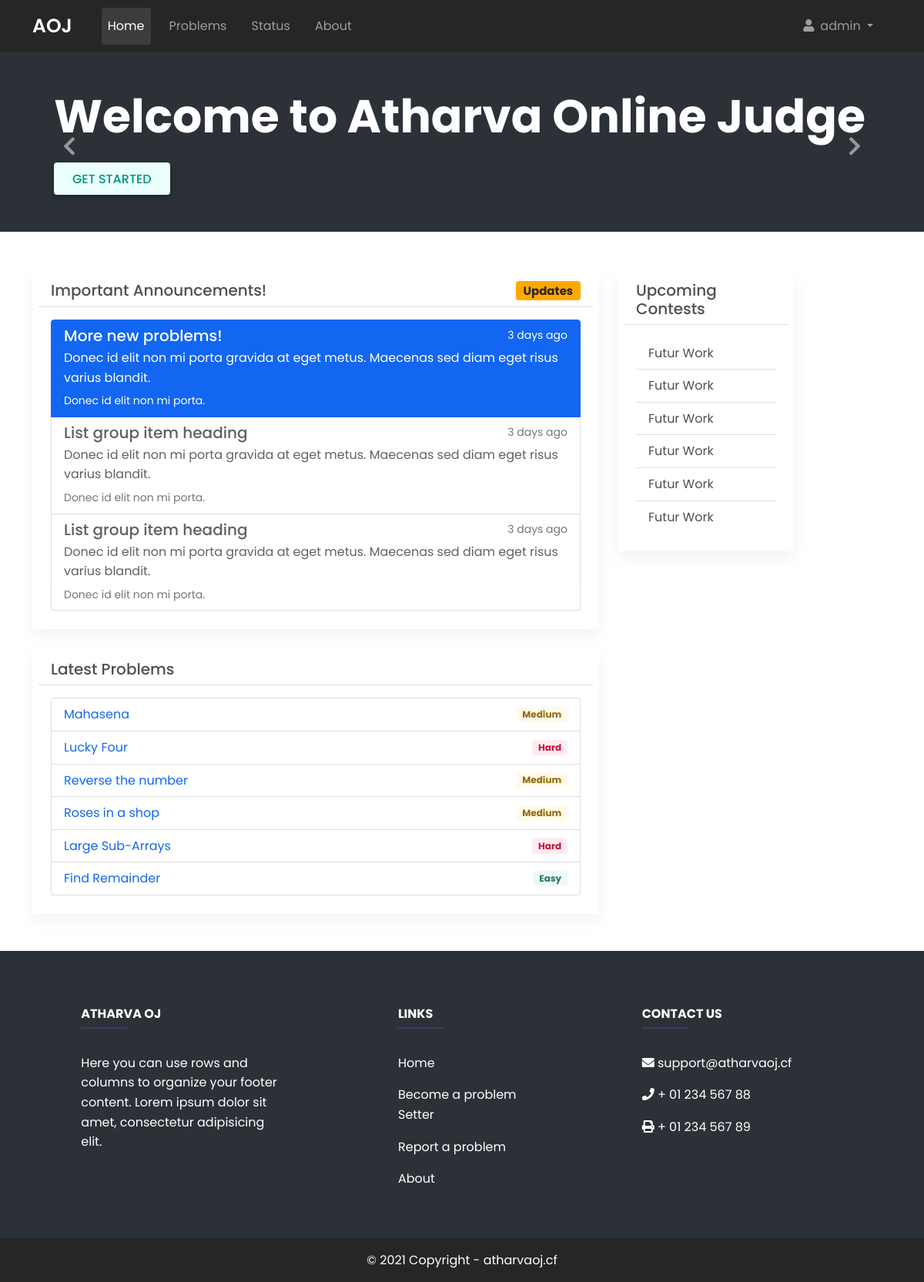
The app's page / (signed in) with its own data.
### judge/models.py (models this page shows, shortened)
class Problems(models.Model):
    title = models.TextField()
    problem_statement = models.TextField()
    input_data = models.TextField()
    output_data = models.TextField()
    test_cases = models.TextField()
    correct_output = models.TextField()
    difficulty = models.IntegerField()
    time_limit = models.IntegerField() #inseconds
    class Meta:
        verbose_name_plural = "Problems"

### judge/views.py (the view)
# urls.py: 2. Add a URL to urlpatterns:  path('', views.home, name='home')
def home(request):
    last5 = Problems.objects.all().order_by('-id')[:6]
    diff = {'1': '<span class="badge bg-success">Easy</span>',
            '2': '<span class="badge bg-warningl">Medium</span>',
            '3': '<span class="badge bg-danger">Hard</span>'
    }
    return render(request, "pages/home.html", {'last5': last5, 'df': diff}, status=200)

### templates/pages/home.html (shortened to what this page needs)
{% extends 'base.html' %}
{% block content %}
{% include 'navbar.html' %}
<div id="carouselExampleControls" class="carousel slide" data-mdb-ride="carousel">
  <div class="carousel-inner">
    <div class="carousel-item active">
      <section class="hero">
        <div class="hero-inner">
        <h1>
        <span class="hero-tagline"> <strong> Welcome to Atharva Online Judge </strong></span>
        </h1>
        <div class="indexbtns">
          <a class="btn is-primary" href="/problems">Get Started</a>
        </div>
        </div>
        </section>
    </div>
  </div>
  <button
    class="carousel-control-prev"
    type="button"
    data-mdb-target="#carouselExampleControls"
    data-mdb-slide="prev"
  >
    <span class="carousel-control-prev-icon" aria-hidden="true"></span>
  </button>
  <button
    class="carousel-control-next"
    type="button"
    data-mdb-target="#carouselExampleControls"
    data-mdb-slide="next"
  >
    <span class="carousel-control-next-icon" aria-hidden="true"></span>
  </button>
</div>
<section class="container mt-5">
<div class="row">
  <div class="col-md-8">
  <div class="card w-100 p-2 mb-4">
  <h5 class="card-header d-flex justify-content-between align-items-center">Important Announcements! <span class="badge bg-warning text-dark">Updates</span></h5>
  <div class="card-body">
     <div class="list-group">
  <a href="#" class="list-group-item list-group-item-action active" aria-current="true">
    <div class="d-flex w-100 justify-content-between">
      <h5 class="mb-1">More new problems!</h5>
      <small>3 days ago</small>
    </div>
    <p class="mb-1">
      Donec id elit non mi porta gravida at eget metus. Maecenas sed diam eget risus
      varius blandit.
    </p>
    <small>Donec id elit non mi porta.</small>
  </a>
  <a href="#" class="list-group-item list-group-item-action">
    <div class="d-flex w-100 justify-content-between">
      <h5 class="mb-1">List group item heading</h5>
      <small class="text-muted">3 days ago</small>
    </div>
    <p class="mb-1">
      Donec id elit non mi porta gravida at eget metus. Maecenas sed diam eget risus
      varius blandit.
    </p>
    <small class="text-muted">Donec id elit non mi porta.</small>
  </a>
  <a href="#" class="list-group-item list-group-item-action">
    <div class="d-flex w-100 justify-content-between">
      <h5 class="mb-1">List group item heading</h5>
      <small class="text-muted">3 days ago</small>
    </div>
    <p class="mb-1">
      Donec id elit non mi porta gravida at eget metus. Maecenas sed diam eget risus
      varius blandit.
    </p>
    <small class="text-muted">Donec id elit non mi porta.</small>
  </a>
</div>
  </div>
</div>
  <div class="card w-100 p-2 mb-4">
  <h5 class="card-header">Latest Problems</h5>
  <div class="card-body">
    <ul class="list-group">
     {% autoescape off %}
      {% for i in last5  %}
      <li class="list-group-item d-flex justify-content-between align-items-center"><a href="/problems/{{i.id}}">{{i.title}}</a>
      {% if i.difficulty is 1 %} {{df.1}}{% endif %}
      {% if i.difficulty is 2 %} {{df.2}}{% endif %}
      {% if i.difficulty is 3 %} {{df.3}}{% endif %}
      </li>
      {% endfor %}
      {% endautoescape %}
    </ul>
  </div>
</div>
</div>
  <div class="col-md-4"><div class="row">
  <div class="col-md-8"><div class="card w-100 p-2">
  <h5 class="card-header">Upcoming Contests</h5>
  <div class="card-body">
     <ul class="list-group list-group-flush">
    <li class="list-group-item">Futur Work</li>
    <li class="list-group-item">Futur Work</li>
    <li class="list-group-item">Futur Work</li>
    <li class="list-group-item">Futur Work</li>
    <li class="list-group-item">Futur Work</li>
    <li class="list-group-item">Futur Work</li>
  </div>
</div> </div></div>
</div>
</section>
  {% include 'footer.html' %}
  {% endblock content %}

### templates/navbar.html (shortened to what this page needs)
<header class="menu-bar">
    <nav class="navbar navbar-expand-lg bg-dark navbar-dark">
      <div class="container-fluid">
        <a class="navbar-brand" href="#">AOJ</a>
        <div class="collapse navbar-collapse" id="navbarSupportedContent">
          <ul class="navbar-nav me-auto mb-2 mb-lg-0">
            {% with request.resolver_match.url_name as url_name %}
            <li class="nav-item ripple">
              <a class="nav-link {% if url_name == 'home' %}active{% endif %}" href="/">Home</a>
            </li>
            <li class="nav-item ripple">
              <a class="nav-link waves-effect waves-light {% if url_name == 'problem_list' %}active{% endif %}" href="/problems">Problems</a>
            </li>
            <li class="nav-item ripple">
              <a class="nav-link {% if url_name == 'status' %}active{% endif %}" href="#">Status</a>
            </li>
            <li class="nav-item ripple {% if url_name == 'about' %}active{% endif %}">
              <a class="nav-link" href="#">About</a>
            </li>
            {% endwith %}
          </ul>
          <ul class="navbar-nav ms-auto d-flex flex-row me-3" id="fix">
            {% if request.user.is_authenticated %}
            <li class="nav-item me-3 me-lg-0 dropdown">
              <a
                class="nav-link dropdown-toggle ripple"
                href="#"
                id="navbarDropdownmenuLink"
                role="button"
                data-mdb-toggle="dropdown"
                aria-expanded="false"
              >
                <i class="fas fa-user"></i
                ><span class="usr">{{request.user}}</span>
              </a>
            </li>
            {% endif %}
          </ul>
        </div>
      </div>
    </nav>
  </header>

### static/css/main.css (style rules this page uses)
.menu-bar .navbar-brand { font-weight: 600; font-size: 25px; margin: 0 30px; }
.nav-item { margin: 0 0.5rem; }
.nav-link { padding: 0.7rem 1rem; }
.nav-item .active { background: rgba(255,255,255,.1); border-radius: 0.25rem; }
#navbarSupportedContent { margin-right: 30px; }
.usr { margin-left: 8px; }
body { font-family: 'Poppins', sans-serif; }
.is-primary { background-color: #ebfffc; color: #00947e; font-size: 1rem; }
.hero { background-color: #2b3137; padding: 48px; display: block; }
.hero-inner { margin: 0 auto; max-width: 1100px; padding: 0 20px; }
.hero-tagline { color: #fff; font-size: 60px; margin: 0; }
.indexbtns { display: flex; flex-wrap: wrap; align-items: center; margin-top: 24px; }
.bg-success { background-color: #effaf5!important; color: #257953; }
.bg-warningl { background-color: #fffaeb !important; color: #946c00; }
.bg-danger { background-color: #feecf0 !important; color: #cc0f35; }

### records on screen
Problems: title "Mahasena", df "Medium"
Problems: title "Lucky Four", df "Hard"
Problems: title "Reverse the number", df "Medium"
Problems: title "Roses in a shop", df "Medium"
Problems: title "Large Sub-Arrays", df "Hard"
Problems: title "Find Remainder", df "Easy"

### other values on screen
{{ request.user }} "admin"
